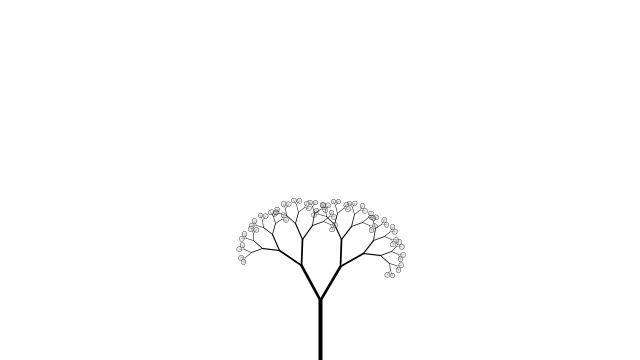
Frame 1 (no input)
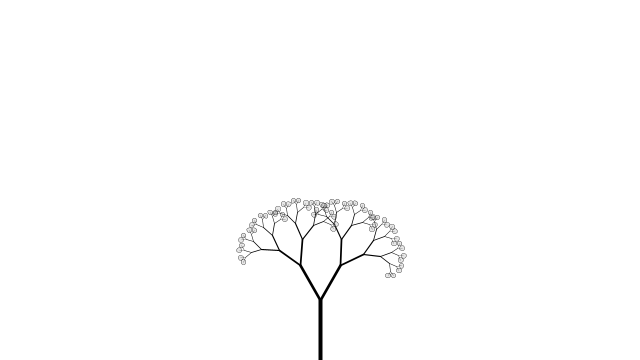
Frame 60 (the mouse pressed at the canvas centre just before this capture)
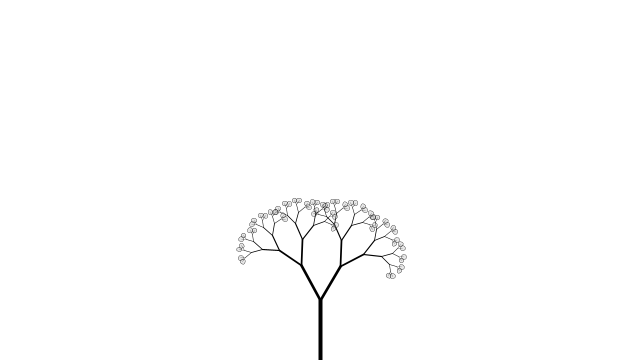
Frame 120 (the mouse held since frame 60 and released just before this capture)

The Processing sketch that drew these frames (run headless with seeded random() and noise(); from frame 60 on, the mouse is pressed at the canvas centre):

// Processing sketch: perlin_tree
// ── perlin_tree.pde
float offR, offL;

void setup() {
  size(640, 360);
  offR = 0;
  offL = random(-100, 0);
}

void draw() {
  background(255);
  translate(width/2, height);
  stroke(0);
  branch(60, 4);
  offR += 0.05;
  offL += 0.05;
}

void branch(float len, float weight) {
  strokeWeight(weight);
  fill(0);
  line(0, 0, 0, -len);
  
  if (len > 5) {
    translate(0, -len);
    float theta = map(noise(offR, len), 0, 1,  0, PI/len);
    
    pushMatrix();
    rotate(PI/6 + theta);
    branch(len*0.66, weight*0.66);
    popMatrix();
    
    theta = map(noise(offL, len), 0, 1, 0, PI/len);
    pushMatrix();
    rotate(-PI/6 + theta);
    branch(len*0.66, weight*0.66);
    popMatrix();
  } else if (len <= 5) {
    pushMatrix();
    translate(0, -len);
    fill(175, 75);
    ellipse(0, 0, 5, 5);
    popMatrix();
  }
}
